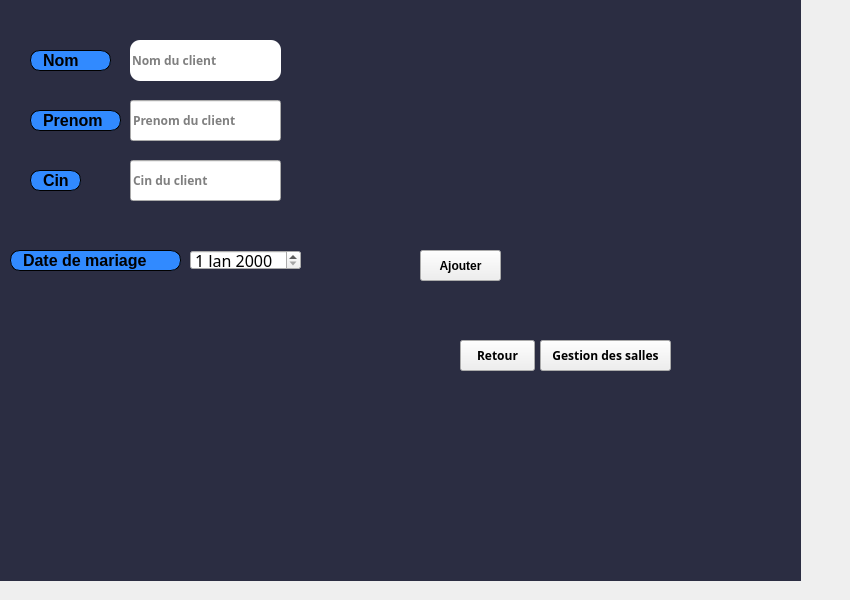
     <widget class="QWidget" name="Ajouter">
      <property name="font">
       <font>
        <family>Google Sans</family>
        <weight>75</weight>
        <bold>true</bold>
       </font>
      </property>
      <attribute name="title">
       <string>Ajouter</string>
      </attribute>
      <widget class="QLabel" name="label_3">
       <property name="geometry">
        <rect>
         <x>-40</x>
         <y>-10</y>
         <width>841</width>
         <height>591</height>
        </rect>
       </property>
       <property name="styleSheet">
        <string notr="true">background-color: rgb(43, 45, 66);</string>
       </property>
       <property name="text">
        <string/>
       </property>
       <property name="pixmap">
        <pixmap resource="ressources.qrc">:/images/img/imf.jpg</pixmap>
       </property>
      </widget>
      <widget class="QLabel" name="label_4">
       <property name="geometry">
        <rect>
         <x>30</x>
         <y>50</y>
         <width>81</width>
         <height>21</height>
        </rect>
       </property>
       <property name="font">
        <font>
         <family>Arial</family>
         <pointsize>12</pointsize>
         <weight>75</weight>
         <italic>false</italic>
         <bold>true</bold>
        </font>
       </property>
       <property name="styleSheet">
        <string notr="true">border: 1px solid black;
border-radius: 10px;
padding: 0 8px;
background: #318aff;
font: bold, &quot;Arial&quot;;;
text-align:center;</string>
       </property>
       <property name="text">
        <string>Nom</string>
       </property>
      </widget>
      <widget class="QLabel" name="label_5">
       <property name="geometry">
        <rect>
         <x>30</x>
         <y>110</y>
         <width>91</width>
         <height>21</height>
        </rect>
       </property>
       <property name="font">
        <font>
         <family>Arial</family>
         <pointsize>12</pointsize>
         <weight>75</weight>
         <italic>false</italic>
         <bold>true</bold>
        </font>
       </property>
       <property name="styleSheet">
        <string notr="true">border: 1px solid black;
border-radius: 10px;
padding: 0 8px;
background: #318aff;
font: bold, &quot;Arial&quot;;;
text-align:center;</string>
       </property>
       <property name="text">
        <string>Prenom</string>
       </property>
      </widget>
      <widget class="QLabel" name="label_6">
       <property name="geometry">
        <rect>
         <x>30</x>
         <y>170</y>
         <width>51</width>
         <height>21</height>
        </rect>
       </property>
       <property name="font">
        <font>
         <family>Arial</family>
         <pointsize>12</pointsize>
         <weight>75</weight>
         <italic>false</italic>
         <bold>true</bold>
        </font>
       </property>
       <property name="styleSheet">
        <string notr="true">border: 1px solid black;
border-radius: 10px;
padding: 0 8px;
background: #318aff;
font: bold, &quot;Arial&quot;;;
text-align:center;</string>
       </property>
       <property name="text">
        <string>Cin</string>
       </property>
      </widget>
      <widget class="QLabel" name="label_7">
       <property name="geometry">
        <rect>
         <x>10</x>
         <y>250</y>
         <width>171</width>
         <height>21</height>
        </rect>
       </property>
       <property name="font">
        <font>
         <family>Arial</family>
         <pointsize>12</pointsize>
         <weight>75</weight>
         <italic>false</italic>
         <bold>true</bold>
        </font>
       </property>
       <property name="styleSheet">
        <string notr="true">border: 1px solid black;
border-radius: 10px;
padding: 0 8px;
background: #318aff;
font: bold, &quot;Arial&quot;;;
text-align:center;</string>
       </property>
       <property name="text">
        <string>Date de mariage</string>
       </property>
      </widget>
      <widget class="QDateEdit" name="dateEdit_date">
       <property name="geometry">
        <rect>
         <x>190</x>
         <y>250</y>
         <width>111</width>
         <height>20</height>
        </rect>
       </property>
       <property name="font">
        <font>
         <family>Google Sans</family>
         <pointsize>12</pointsize>
         <weight>50</weight>
         <italic>false</italic>
         <bold>false</bold>
         <underline>false</underline>
         <strikeout>false</strikeout>
         <kerning>true</kerning>
        </font>
       </property>
       <property name="styleSheet">
        <string notr="true"/>
       </property>
      </widget>
      <widget class="QLineEdit" name="lineEdit_cin">
       <property name="geometry">
        <rect>
         <x>130</x>
         <y>160</y>
         <width>151</width>
         <height>41</height>
        </rect>
       </property>
       <property name="styleSheet">
        <string notr="true"/>
       </property>
       <property name="placeholderText">
        <string>Cin du client</string>
       </property>
      </widget>
      <widget class="QLineEdit" name="lineEdit_prenom">
       <property name="geometry">
        <rect>
         <x>130</x>
         <y>100</y>
         <width>151</width>
         <height>41</height>
        </rect>
       </property>
       <property name="styleSheet">
        <string notr="true"/>
       </property>
       <property name="placeholderText">
        <string>Prenom du client</string>
       </property>
      </widget>
      <widget class="QLineEdit" name="lineEdit_nom">
       <property name="geometry">
        <rect>
         <x>130</x>
         <y>40</y>
         <width>151</width>
         <height>41</height>
        </rect>
       </property>
       <property name="styleSheet">
        <string notr="true">
border-radius: 10px;
</string>
       </property>
       <property name="placeholderText">
        <string>Nom du client</string>
       </property>
      </widget>
      <widget class="QPushButton" name="pb_ajouter">
       <property name="geometry">
        <rect>
         <x>420</x>
         <y>250</y>
         <width>81</width>
         <height>31</height>
        </rect>
       </property>
       <property name="font">
        <font>
         <family>Arial</family>
         <pointsize>9</pointsize>
         <weight>75</weight>
         <italic>false</italic>
         <bold>true</bold>
        </font>
       </property>
       <property name="autoFillBackground">
        <bool>false</bool>
       </property>
       <property name="styleSheet">
        <string notr="true">#pb_ajouter{
font: bold, &quot;Arial&quot;;;     background-color: qlineargradient(x1: 0, y1: 0, x2: 0, y2: 1,
                                       stop: 0 #dadbde, stop: 1 #f6f7fa);
}
#pb_ajouter:pressed {
font: bold, &quot;Arial&quot;;;     background-color: qlineargradient(x1: 0, y1: 0, x2: 0, y2: 1,
                                       stop: 0 #dadbde, stop: 1 #fff07b);}</string>
       </property>
       <property name="text">
        <string>Ajouter</string>
       </property>
       <property name="icon">
        <iconset resource="ressources.qrc">
         <normaloff>:/images/img/app.png</normaloff>:/images/img/app.png</iconset>
       </property>
      </widget>
      <widget class="QPushButton" name="pushButton">
       <property name="geometry">
        <rect>
         <x>540</x>
         <y>340</y>
         <width>131</width>
         <height>31</height>
        </rect>
       </property>
       <property name="styleSheet">
        <string notr="true">#modifier_fournisseur{
font: bold, &quot;Arial&quot;;;     background-color: qlineargradient(x1: 0, y1: 0, x2: 0, y2: 1,
                                       stop: 0 #dadbde, stop: 1 #f6f7fa);
}
#modifier_fournisseur:pressed {
font: bold, &quot;Arial&quot;;;     background-color: qlineargradient(x1: 0, y1: 0, x2: 0, y2: 1,
                                       stop: 0 #dadbde, stop: 1 #fff07b);}</string>
       </property>
       <property name="text">
        <string>Gestion des salles</string>
       </property>
       <property name="icon">
        <iconset>
         <normaloff>:/images/images/arrow.png</normaloff>:/images/images/arrow.png</iconset>
       </property>
      </widget>
      <widget class="QPushButton" name="retour_2">
       <property name="geometry">
        <rect>
         <x>460</x>
         <y>340</y>
         <width>75</width>
         <height>31</height>
        </rect>
       </property>
       <property name="styleSheet">
        <string notr="true">#retour{
font: bold, &quot;Arial&quot;;;     background-color: qlineargradient(x1: 0, y1: 0, x2: 0, y2: 1,
                                       stop: 0 #dadbde, stop: 1 #f6f7fa);
}
#retour:pressed {
font: bold, &quot;Arial&quot;;;     background-color: qlineargradient(x1: 0, y1: 0, x2: 0, y2: 1,
                                       stop: 0 #dadbde, stop: 1 #fff07b);}</string>
       </property>
       <property name="text">
        <string>Retour</string>
       </property>
       <property name="icon">
        <iconset resource="ressources.qrc">
         <normaloff>:/images/img/61449.png</normaloff>:/images/img/61449.png</iconset>
       </property>
      </widget>
     </widget>
